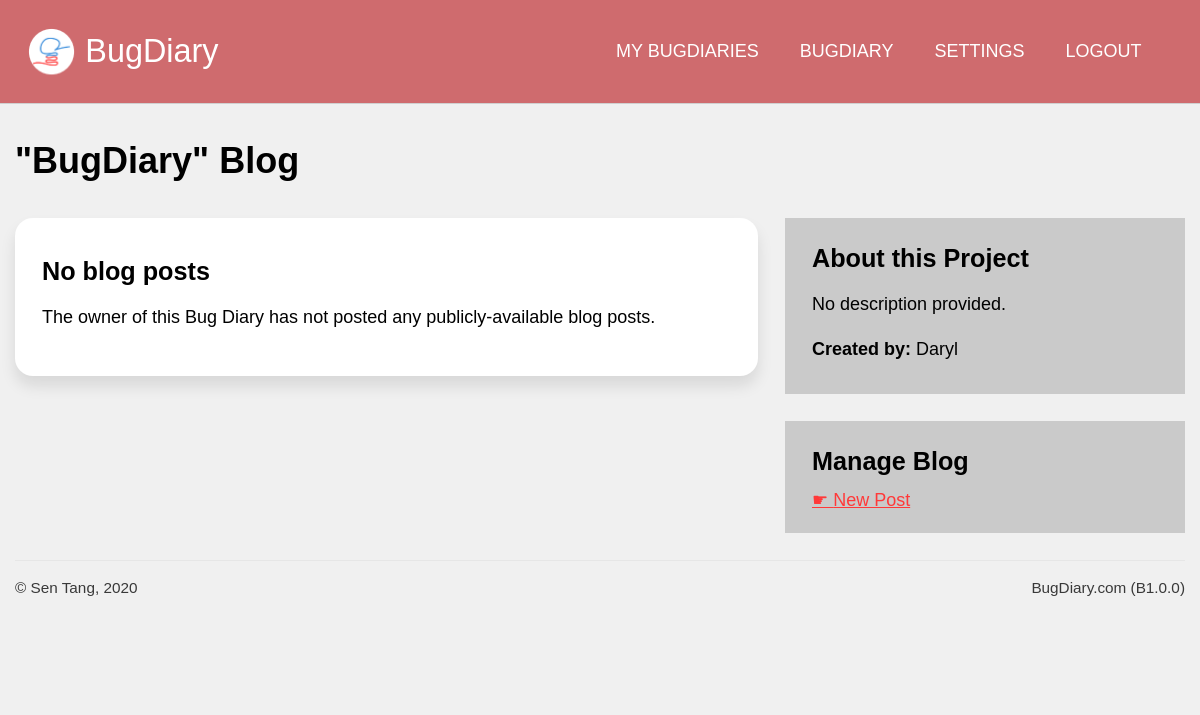
/projects/blog/ndryA96L2J7csvoX3ZdnKp (signed in), run on the app's committed database.
### application/models.py (models this page shows, shortened)
class Projects(db.Model):
    id  = db.Column(db.Integer, primary_key = True, nullable = False)
    url = db.Column(db.String(22), index = True, unique = True, nullable = False)
    name = db.Column(db.String(100), nullable = False)
    description = db.Column(db.Text, nullable = False)
    creation_date = db.Column(db.DateTime, index = True, nullable = False)
    expiry_date = db.Column(db.DateTime, index = True, nullable = False)
    status = db.Column(db.String(10), nullable = False)
    access_code = db.Column(db.String(50), nullable = True)
    last_activity = db.Column(db.DateTime(), default = dt.datetime.now())
    memo = db.Column(db.String(500), default = "Post a memo here!")
    owner = db.Column(db.Integer, db.ForeignKey('users.id')) #linked
    bugs = db.relationship('Bugs', backref = 'containing_project', cascade = "all,delete")
    locations = db.relationship('Project_bug_locations', backref = 'locations_in', cascade = "all,delete")
    types = db.relationship('Project_bug_types', backref = 'types_in', cascade = "all,delete")
    settings = db.relationship('Project_settings', backref = 'settings_for', cascade = "all,delete", uselist = False)
    blog_posts = db.relationship('Blog_posts', backref= 'post_target', cascade = "all,delete")

class Users(db.Model, UserMixin):
    id = db.Column(db.Integer, primary_key = True, nullable = False)
    display_name = db.Column(db.String(200), nullable = False)
    email = db.Column(db.String(200), index = True, unique = True, nullable = False)
    password = db.Column(db.String(200), nullable = False)
    bio = db.Column(db.Text, nullable = False)
    last_login = db.Column(db.DateTime, nullable = False)
    account_type = db.Column(db.Integer, db.ForeignKey('account_types.id'), default = 1)
    owned_projects = db.relationship('Projects', backref="project_owner")
    comments = db.relationship('Bug_comments', backref="comment_author")
    blog_posts = db.relationship('Blog_posts', backref="post_author")
    collab_projects = db.relationship('Projects', secondary = users_to_projects, backref = db.backref("collaborators", lazy = 'dynamic'), lazy='dynamic')

### application/projects/views.py (the view)
@projects.route('/blog/<string:project_url>')
def blog(project_url):
    target_project = Projects.query.filter_by(url = project_url).first()
    if current_user.is_authenticated and (current_user in target_project.collaborators):
        blog_posts = Blog_posts.query.filter_by(project = target_project.id).order_by(Blog_posts.id.desc())
    else:
        blog_posts = Blog_posts.query.filter_by(project = target_project.id).filter_by(visibility = 1).order_by(Blog_posts.id.desc())
    return render_template('blog.html', blog_posts = blog_posts if blog_posts.count() != 0 else None, project = target_project)

### application/models.py (called while the page is built)
@login_manager.user_loader
def load_user(user_id):
    return Users.query.get(user_id)

### application/projects/templates/projects/blog.html (shortened to what this page needs)
{% extends 'confined.html' %}
{% import 'macros.html' as macros %}
{% block custom_nav %}
{% if current_user.is_authenticated and current_user in project.collaborators %}
{{ macros.project_nav(project) }}
{% else %}
    <a href="{{ url_for('projects.report', project_url = project.url) }}">REPORT</a>
    {% if project.settings.ext_url != "" %}
    <a href="{{ project.settings.ext_url }}">BACK TO {{ project.name }}</a>
    {% endif %}
{% endif %}
{% endblock %}
{% block main %}
<h1>"{{project.name}}" Blog</h1>
<div class="main-aside">
    <main>
        {% if blog_posts != None %}
            {% for post in blog_posts %}
            <div class="bg-white rounded shadowed block">
                <h3>{{ post.title }}</h3>
                {{post.content|safe}}
                <div>
                    <hr>
                    Posted by {{post.post_author.display_name}} on {{post.date}}
                    <br>
                    {% if current_user.is_authenticated and current_user in project.collaborators %}
                    <a href="{{url_for('projects.edit_post', post_url = post.permalink)}}" class="rounded shadowed button-secondary">Edit</a>
                    {% endif %}
                </div>
            </div>
            {% endfor %}
        {% else %}
            <div class="bg-white rounded shadowed block">
                <h3>No blog posts</h3>
                <p>
                    The owner of this Bug Diary has not posted any publicly-available blog posts.
                </p>
            </div>
        {% endif %}
    </main>
    <aside>
        <div class="sidebar-block bg-gray">
            <h3>About this Project</h3>
            <p>
                {% if project.description != "" %}
                {{ project.description }}
                {% else %}
                No description provided.
                {% endif %}
            </p>
            <p>
                <b>Created by:</b> {{project.project_owner.display_name}}
            </p>
        </div>
        {% if current_user.is_authenticated and current_user in project.collaborators %}
        <div class="sidebar-block bg-gray">
            <h3>Manage Blog</h3>
            <a class="navigation" href="{{ url_for('projects.new_post', project_url = project.url) }}">New Post</a>
        </div>
        {% endif %}
    </aside>
</div>
{% endblock %}

### application/templates/macros.html (shortened to what this page needs)
{% macro project_nav(project) %}
<a href="{{ url_for('users.dashboard') }}">My BugDiaries</a>
<a href="{{ url_for('projects.dashboard', project_url = project.url) }}">{{project.name}}</a>
<a href="{{ url_for('projects.settings', project_url = project.url) }}">Settings</a>
<a href="{{ url_for('users.logout') }}">Logout</a>
{% endmacro %}

### application/static/css/unilay5.css (style rules this page uses)
body { font-size: 18px; font-family: sans-serif; color: #000; margin: 0; padding: 0; background-color: #f0f0f0; }
header nav a, header #navigation a { text-transform: uppercase; display: inline-block; color: #eeeeee; text-decoration: none; padding: 0 1em; font-family: "Trebuchet MS", Helvetica, sans-serif; }
p { line-height: 150%; }
a:link, a:visited { color: #ff3939; }
a.navigation { display: block; margin: 0.5em 0; }
a.navigation:before { content: "☛ "; }
h2, h3, h4, h5 { margin: 0.5em 0; }
h1 { color: inherit; font-size: 2em; margin: 1em 0; }
h3 { color: inherit; font-size: 1.4em; }
.block { padding: 1.5em; margin-bottom: 1.5em; }
.sidebar-block { padding: 0.75em 1.5em; margin-bottom: 1.5em; }
.aside-main, .main-aside { display: grid; grid-gap: 1.5em; }
.aside-main main, .main-aside main { grid-area: main; }
.aside-main aside, .main-aside aside { grid-area: aside; }
.main-aside { grid-template-areas: "main aside"; grid-template-columns: auto 400px; }
.rounded { border-radius: 1em 1em 1em 1em; -moz-border-radius: 1em 1em 1em 1em; -webkit-border-radius: 1em 1em 1em 1em; }
.shadowed { -webkit-box-shadow: 0px 10px 15px 0px rgba(0, 0, 0, 0.1); -moz-box-shadow: 0px 10px 15px 0px rgba(0, 0, 0, 0.1); box-shadow: 0px 10px 15px 0px rgba(0, 0, 0, 0.1); }
.bg-white { background-color: #fff; }
.bg-gray { background-color: #cacaca; }

### data on the page
Projects: name "BUGDIARY", name "BugDiary"
Users: project_owner.display_name "Daryl"

### other printed values
{{ version }} "B1.0.0"
